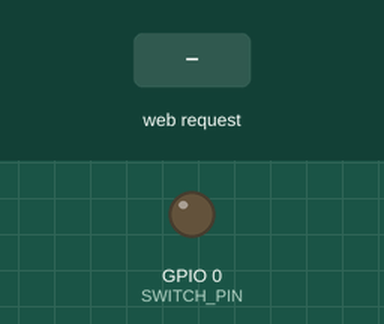
This sketch was run on a simulated ESP8266 (NodeMCU). Parts: output pins drawn as LEDs (lit = HIGH). The test bench sets the inputs (shaded band). WiFi joins after 1.5 s; servers stay silent unless stated; not simulated (calls return 0 or success): Passwords.h; what the sketch prints to the serial monitor is not drawn.

Above: at 2.7 s.
2.8 s: HTTP request GET /pulse received
At 3.26 s:
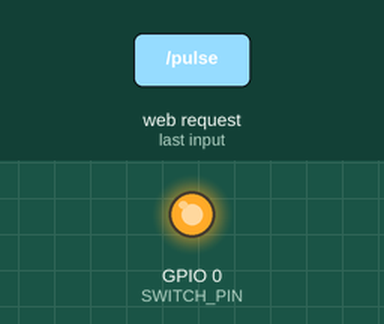
5.8 s: HTTP request GET /off received
At 5.8 s:
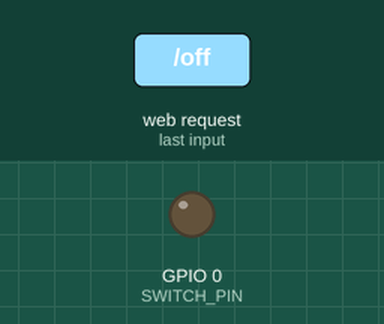
Timing chart, 0 to 8.8 s (numbered marks = the images above; inputs shaded):
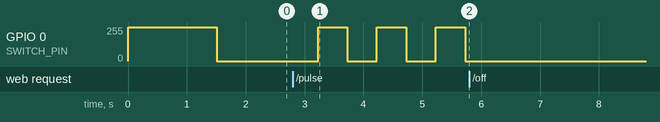

The sketch:

esp_switch.ino
```cpp
#define DEVICE_NAME   "star_switch"
#define SWITCH_PIN    0

//#define PRINT_DEBUG_MESSAGES 1

#include <ESP8266WiFi.h>
#include <ESP8266WebServer.h>
#include <ESP8266mDNS.h>

#define WLAN_GUSTAVO

#include "Passwords.h"

#define PI 3.141592653589793

WiFiClient  client;
ESP8266WebServer server(80);

typedef std::function<void(void)> ChangeHandler;

ChangeHandler handlerFunction = NULL;

bool isOn = false;

uint8_t pulsePeriod = 1;

void setup() {
  digitalWrite(SWITCH_PIN, HIGH);
  pinMode(SWITCH_PIN, OUTPUT);

  Serial.begin(115200);

  Serial.print("Last reset reason: ");
  Serial.println(ESP.getResetInfo());

  Serial.println("Connecting");

  WiFi.begin(WLAN_SSID, WLAN_PASS);
  while (WiFi.status() != WL_CONNECTED) {
    delay(500);
    Serial.print(".");
  }

  Serial.println("");
  Serial.println("WiFi connected");
  Serial.println("IP address: ");
  Serial.println(WiFi.localIP());

  if (MDNS.begin (DEVICE_NAME)) {
    Serial.println("MDNS responder started");
  }

  server.on("/", []() {
    server.send (200, "text/plain", isOn ? "ON" : "OFF");
  });
  server.on("/on", []() {
    analogWrite(SWITCH_PIN, 1023);
    isOn = true;
    handlerFunction = NULL;
    server.send (200, "text/plain", "ON");
  });
  server.on("/off", []() {
    analogWrite(SWITCH_PIN, 0);
    isOn = false;
    handlerFunction = NULL;
    server.send (200, "text/plain", "OFF");
  });
  server.on("/pwm", []() {
    int speed = 0;
    if (server.hasArg("s")) {
      speed = constrain(server.arg("s").toInt(), 0, 1023);
    }
    analogWrite(SWITCH_PIN, speed);
    handlerFunction = NULL;
    server.send (200, "text/plain", "OK");
  });
  server.on("/pulse", []() {
    pulsePeriod = 1;
    if (server.hasArg("p")) {
      pulsePeriod= constrain(server.arg("p").toInt(), 0, 100);
    }
    isOn = true;
    handlerFunction = pulse;
    server.send (200, "text/plain", "OK");
  });
  server.begin();
  Serial.println ("HTTP server started");

  digitalWrite(SWITCH_PIN, LOW);
}

void loop() {
  server.handleClient();
  if (handlerFunction) {
    handlerFunction();
  }
}

void pulse() {
  // Level is between 0 and 2
  float level = 1 + sin((2 * PI) * (float)(millis()) / (float)(pulsePeriod * 1000));
  // intLevel will be betweel 0 and 1023
  int intLevel = 512 * level;
  analogWrite(SWITCH_PIN, intLevel);
}
```

Measured:
- after the input at 2.8 s, GPIO 0 (SWITCH_PIN): 0/255 → 254/255 after 0.43 s, then repeats every 1.0 s: 255/255 0.02 s, 254/255 0.47 s, 0/255 0.50 s, 254/255 0.01 s
- after the input at 5.8 s, GPIO 0 (SWITCH_PIN): stops changing and stays 0/255
